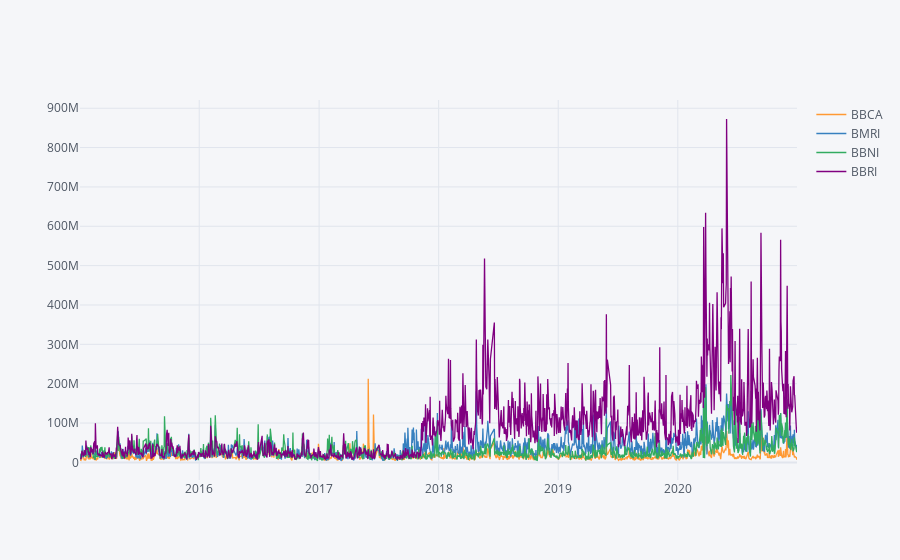

The cell this chart's notebook holds for it:
### Markdown cell above
**The volume for each bank's stocks throughout the time period**

### Code cell
bank_stocksid.xs(key='Volume',axis=1,level='Stock Info').iplot()

### Figure 1 — Plotly figure (JSON) as saved in the notebook; plotly's stock layout.template omitted (floating-point values rounded to 4 significant figures; data arrays with more than 128 entries replaced by an {"elided": "..."} marker saying what was removed)
{"data": [{"line": {"color": "rgba(255, 153, 51, 1.0)", "dash": "solid", "shape": "linear", "width": 1.3}, "mode": "lines", "name": "BBCA", "text": "", "type": "scatter", "x": {"elided": "1449 str values"}, "y": {"elided": "1449 int values"}}, {"line": {"color": "rgba(55, 128, 191, 1.0)", "dash": "solid", "shape": "linear", "width": 1.3}, "mode": "lines", "name": "BMRI", "text": "", "type": "scatter", "x": {"elided": "1449 str values"}, "y": {"elided": "1449 int values"}}, {"line": {"color": "rgba(50, 171, 96, 1.0)", "dash": "solid", "shape": "linear", "width": 1.3}, "mode": "lines", "name": "BBNI", "text": "", "type": "scatter", "x": {"elided": "1449 str values"}, "y": {"elided": "1449 int values"}}, {"line": {"color": "rgba(128, 0, 128, 1.0)", "dash": "solid", "shape": "linear", "width": 1.3}, "mode": "lines", "name": "BBRI", "text": "", "type": "scatter", "x": {"elided": "1449 str values"}, "y": {"elided": "1449 int values"}}], "layout": {"legend": {"bgcolor": "#F5F6F9", "font": {"color": "#4D5663"}}, "paper_bgcolor": "#F5F6F9", "plot_bgcolor": "#F5F6F9", "title": {"font": {"color": "#4D5663"}}, "xaxis": {"gridcolor": "#E1E5ED", "showgrid": true, "tickfont": {"color": "#4D5663"}, "title": {"font": {"color": "#4D5663"}, "text": ""}, "zerolinecolor": "#E1E5ED"}, "yaxis": {"gridcolor": "#E1E5ED", "showgrid": true, "tickfont": {"color": "#4D5663"}, "title": {"font": {"color": "#4D5663"}, "text": ""}, "zerolinecolor": "#E1E5ED"}}}
